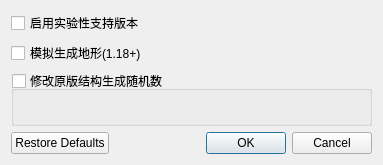
<?xml version="1.0" encoding="UTF-8"?>
<ui version="4.0">
 <class>ExtGenDialog</class>
 <widget class="QDialog" name="ExtGenDialog">
  <property name="geometry">
   <rect>
    <x>0</x>
    <y>0</y>
    <width>383</width>
    <height>165</height>
   </rect>
  </property>
  <property name="windowTitle">
   <string>高级世界生成选项</string>
  </property>
  <property name="windowIcon">
   <iconset resource="../rc/icons.qrc">
    <normaloff>:/icons/logo.png</normaloff>:/icons/logo.png</iconset>
  </property>
  <layout class="QGridLayout" name="gridLayout">
   <item row="3" column="0" colspan="2">
    <widget class="QGroupBox" name="groupSalts">
     <property name="title">
      <string>修改原版结构生成随机数</string>
     </property>
     <property name="checkable">
      <bool>true</bool>
     </property>
     <property name="checked">
      <bool>false</bool>
     </property>
    </widget>
   </item>
   <item row="4" column="0" colspan="2">
    <widget class="QDialogButtonBox" name="buttonBox">
     <property name="orientation">
      <enum>Qt::Horizontal</enum>
     </property>
     <property name="standardButtons">
      <set>QDialogButtonBox::Cancel|QDialogButtonBox::Ok|QDialogButtonBox::RestoreDefaults</set>
     </property>
    </widget>
   </item>
   <item row="2" column="0" colspan="2">
    <widget class="QCheckBox" name="checkEstimate">
     <property name="text">
      <string>模拟生成地形(1.18+)</string>
     </property>
    </widget>
   </item>
   <item row="1" column="0" colspan="2">
    <widget class="QCheckBox" name="checkExperimental">
     <property name="text">
      <string>启用实验性支持版本</string>
     </property>
    </widget>
   </item>
  </layout>
 </widget>
 <resources>
  <include location="../rc/icons.qrc"/>
 </resources>
 <connections>
  <connection>
   <sender>buttonBox</sender>
   <signal>accepted()</signal>
   <receiver>ExtGenDialog</receiver>
   <slot>accept()</slot>
   <hints>
    <hint type="sourcelabel">
     <x>248</x>
     <y>254</y>
    </hint>
    <hint type="destinationlabel">
     <x>157</x>
     <y>274</y>
    </hint>
   </hints>
  </connection>
  <connection>
   <sender>buttonBox</sender>
   <signal>rejected()</signal>
   <receiver>ExtGenDialog</receiver>
   <slot>reject()</slot>
   <hints>
    <hint type="sourcelabel">
     <x>316</x>
     <y>260</y>
    </hint>
    <hint type="destinationlabel">
     <x>286</x>
     <y>274</y>
    </hint>
   </hints>
  </connection>
 </connections>
</ui>
